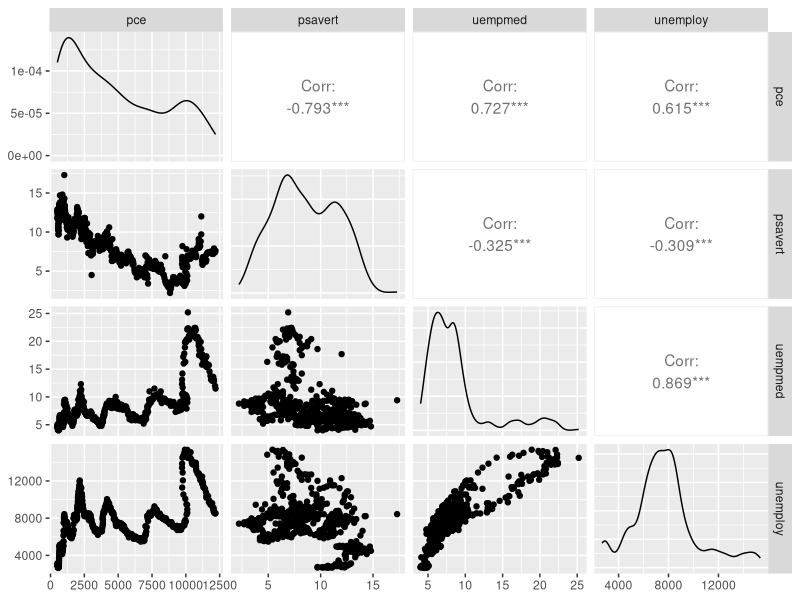
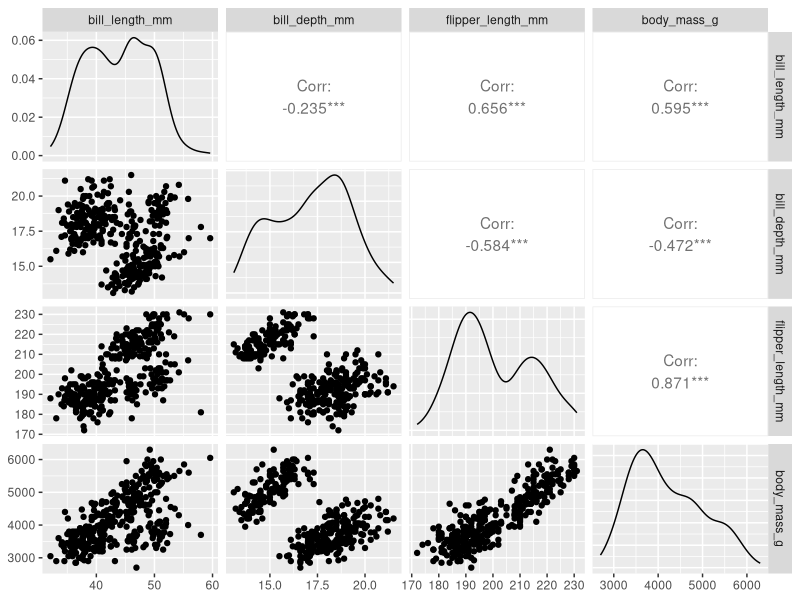
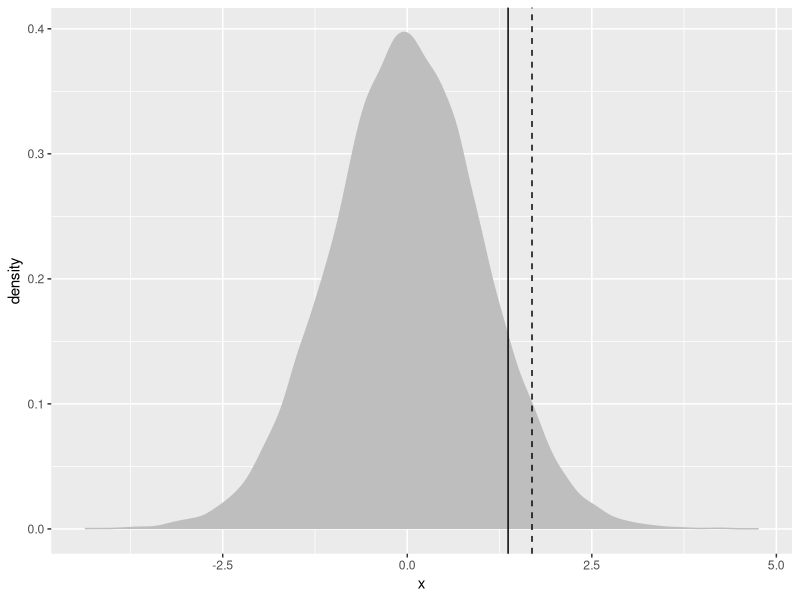

Reproduce these figures in R, in order.
#DTA250 - Fall 2023
#JJ

# Summary Statistics ----

# The sample() function will randomly sample a given number of values from a
# vector. For example, if we want to randomly sample 10 values from the vector
# 1:100, we can use the sample() function.

#TODO
# Create a vector of numbers from 1 to 100 and assign it to a variable called
# x. Set the size parameter to 100 and the replace parameter to TRUE
# replace=TRUE means that the values can be sampled more than once

x <- sample(1:100, size=100, replace=TRUE)


#TODO
# Find the mean of x
mean(x)


#TODO
# The following code will create a copy of x into a variable called y
# Then it will replace 20 values in y with NA
y <- x
y[sample(1:100, size=20, replace=FALSE)] <- NA


#TODO
# Find the mean of y
mean(y)


#TODO
# Find the mean of y using the na.rm argument
mean(y, na.rm = TRUE)


# We can replace the NA values in y with the mean of y using the is.na()
# function. The is.na() function will return a logical vector of TRUE and FALSE
# values. The TRUE values correspond to the NA values in y.

#TODO
# Replace the NA values in y with the mean of y

is.na(y)
y[is.na(y)] <- mean(y, na.rm = TRUE)

#TODO
# Find the mean of y again
mean(y)

## Weighted Mean ----

# Assume you have the following data:
grades <- c(95, 72, 87, 66)
weights <- c(1/2, 1/4, 1/8, 1/8)

#TODO
# Find the weighted mean of grades
# use the weighted.mean() function

weighted.mean(grades, weights)


# Variance is a measure of how spread out a set of data is. The variance of a
# vector can be calculated using the var() function.

#TODO
# Find the variance of x
# Which equals to
sum((x - mean(x))^2) / (length(x) - 1)

var(x)

#TODO
# Find the summary statistics of x using the summary() function
summary(x)

#TODO
# Find the summary statistics of y using the summary() function
summary(y)

# Correlation ----
# The cor() function can be used to calculate the correlation between two
# vectors.

#TODO
# Load the tidyverse package using the library() function
library(tidyverse)


#TODO
# Load the economics dataset from the ggplot2 package using the data() function
data(economics)

#TODO
# Take a look at the very first few rows of the economics dataset using the
# head() function
head(economics)


#TODO
# Find the correlation between the pce and psavert variables in the economics
# dataset. Use the cor() function

cor(economics$pce, economics$psavert)


#TODO
# Find the correlation between pce, psavert, uempmed, and unemploy variables in
# the economics dataset. Use the cor() function

cor(economics[ , c("pce", "psavert", "uempmed", "unemploy")])

#TODO
# Install the GGally package using the install.packages() function

install.packages("GGally")


#TODO
# Load the GGally package using the library() function
library(GGally)


#TODO
# Use the ggpairs() function to visualize the correlation between pce, psavert,
# uempmed, and unemploy variables in the economics dataset
ggpairs(economics[ , c("pce", "psavert", "uempmed", "unemploy")])


#TODO
# Create the ggpairs for the following columns from the penguins dataset
# "bill_length_mm"    "bill_depth_mm" "flipper_length_mm" "body_mass_g"

library(palmerpenguins)
data("penguins")

ggpairs(penguins[ , c("bill_length_mm", 
                      "bill_depth_mm", 
                      "flipper_length_mm",
                      "body_mass_g"
                      )
                  ]
        )


# T-Test

# Let us say that JJ has a chicken shack called JJ fill-a
# Average customer pays 50 dollar
# JJ decided to invest in a marketing campaign
# The next day, the average customer pay was 60
# The next day JJ fill-a had 30 customers

new_sales <- sample(30:80, size=30, replace=TRUE)
# 30 is the min pay
# 100 is the max pay

mean(new_sales)

t.test(new_sales, alternative = "greater", mu=50)

# H0 The true average is equal to 50
# H1 The true average is greater than 50

new_sales_ttest <- t.test(new_sales, alternative = "greater", mu=50)

randT <- rt(30000, df=29)
randTDF <- data.frame(x=randT)

ggplot(data = randTDF) +
  geom_density(aes(x=x), fill="grey", color="grey") +
  geom_vline(xintercept = new_sales_ttest$statistic) +
  geom_vline(xintercept = 1.69, linetype=2)
